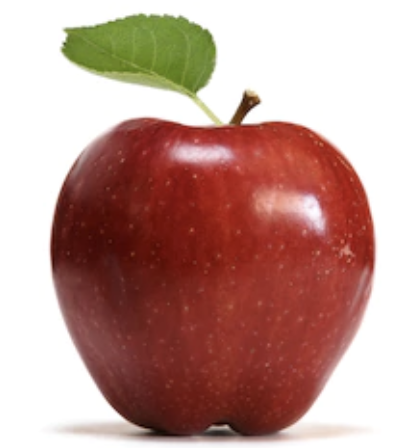
#> input picture data/fruits/FreshApple/freshApple (162).jpg, 416 x 448 px; its folder holds only this picture in this run
$ python plots.py
#> lines starting #> are read from the running program, lines starting #| are printed output that depends on the picture
import os

import matplotlib.patches as mpatches
import matplotlib.pyplot as plt
import numpy as np
from PIL import Image
from sklearn.decomposition import PCA

FRUITS_ROOT = "data/fruits"
VEGS_ROOT = "data/vegetables"

FRESH_FRUIT_CLASSES = [
    "FreshApple",
    "FreshBanana",
    "FreshMango",
    "FreshOrange",
    "FreshStrawberry",
]
FRESH_VEG_CLASSES = [
    "FreshBellpepper",
    "FreshCarrot",
    "FreshCucumber",
    "FreshPotato",
    "FreshTomato",
]

CLASSES = FRESH_FRUIT_CLASSES + FRESH_VEG_CLASSES

CLASS_ROOTS = {cls: FRUITS_ROOT for cls in FRESH_FRUIT_CLASSES}
CLASS_ROOTS.update({cls: VEGS_ROOT for cls in FRESH_VEG_CLASSES})

LABELS = [
    "Apple",
    "Banana",
    "Mango",
    "Orange",
    "Strawberry",
    "Bell pepper",
    "Carrot",
    "Cucumber",
    "Potato",
    "Tomato",
]

CLASS_COLORS = [
    "#A52525",  # apple       - red
    "#f0c040",  # banana      - yellow
    "#833900",  # mango       - orange
    "#ffac82",  # orange      - orange
    "#ffb4bf",  # strawberry  - dark red
    "#ff0000",  # bell pepper - purple/pink
    "#ff6200",  # carrot      - orange-red
    "#4caf50",  # cucumber    - green
    "#443b29",  # potato      - tan
    "#640000",  # tomato      - red
]

IMG_SIZE = (64, 64)  # resize target for feature extraction
MAX_IMAGES = 100  # images per class used for PCA (keeps runtime fast)
SAVE_DIR = "."  # where to save the output figures
DPI = 150


def load_images_from_class(class_path, max_n=None) -> list[np.ndarray]:
    """
    Loads images from a specified class directory, resizes them, and returns a list of image arrays.

    Args:
        class_path (str): The path to the class directory containing the images.
        max_n (int, optional): The maximum number of images to load. If None, loads all images. Defaults to None.

    Returns:
        list[np.ndarray]: A list of numpy arrays representing the loaded and resized images.
    """
#> called with class_path = 'data/fruits/FreshApple'
    files = [
        f
        for f in os.listdir(class_path)
        if f.lower().endswith((".jpg", ".jpeg", ".png"))
    ]
    if max_n is not None:
        files = files[:max_n]

    imgs = []
    for f in files:
        try:
            img = Image.open(os.path.join(class_path, f)).convert("RGB")
#> img is the input picture: PIL image 416x448 RGB; mean R, G, B 191.7, 154.9, 147.3
            img = img.resize(IMG_SIZE)
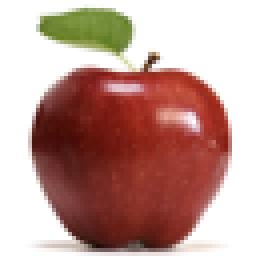
#> img: PIL image 64x64 RGB (shown 4 times larger); mean R, G, B 191.6, 154.7, 147.1
            imgs.append(np.array(img))
        except Exception:
            pass
    return imgs


def flatten_to_feature_vector(imgs: list[np.ndarray]) -> np.ndarray:
    """
    Flattens a list of images into a 2D array where each row corresponds to a flattened image.

    Args:
        imgs (list[np.ndarray]): A list of images, where each image is a numpy array of shape (H, W, C).

    Returns:
        np.ndarray: A 2D array of shape (N, H*W*C) where N is the number of images,
            and each row is a flattened and normalized image.
    """
    return np.stack([img.astype(np.float32).flatten() / 255.0 for img in imgs])


all_images = {}
for cls in CLASSES:
    cls_path = os.path.join(CLASS_ROOTS[cls], cls)
    if not os.path.isdir(cls_path):
        raise FileNotFoundError(
            f"Folder not found: {cls_path}\n"
            f"Make sure you're running this script from the AppliedML_project root."
        )
    all_images[cls] = load_images_from_class(cls_path)
#> pass 2 of the loop `for cls in CLASSES:`:
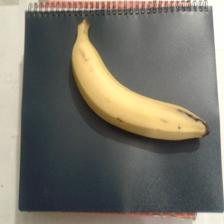
#> input picture data/fruits/FreshBanana/freshBanana (104).jpg, 224 x 224 px
#> in load_images_from_class, img is the input picture: PIL image 224x224 RGB; mean R, G, B 119.5, 116, 105.5
#> in load_images_from_class (call 2), `img = img.resize(IMG_SIZE)`:
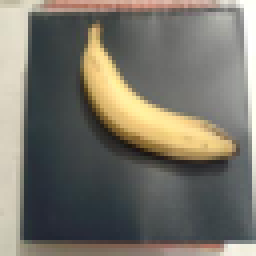
#> img: PIL image 64x64 RGB (shown 4 times larger); mean R, G, B 119.4, 115.9, 105.4
#> (the run stopped early here; a loop or call above may not have finished)
